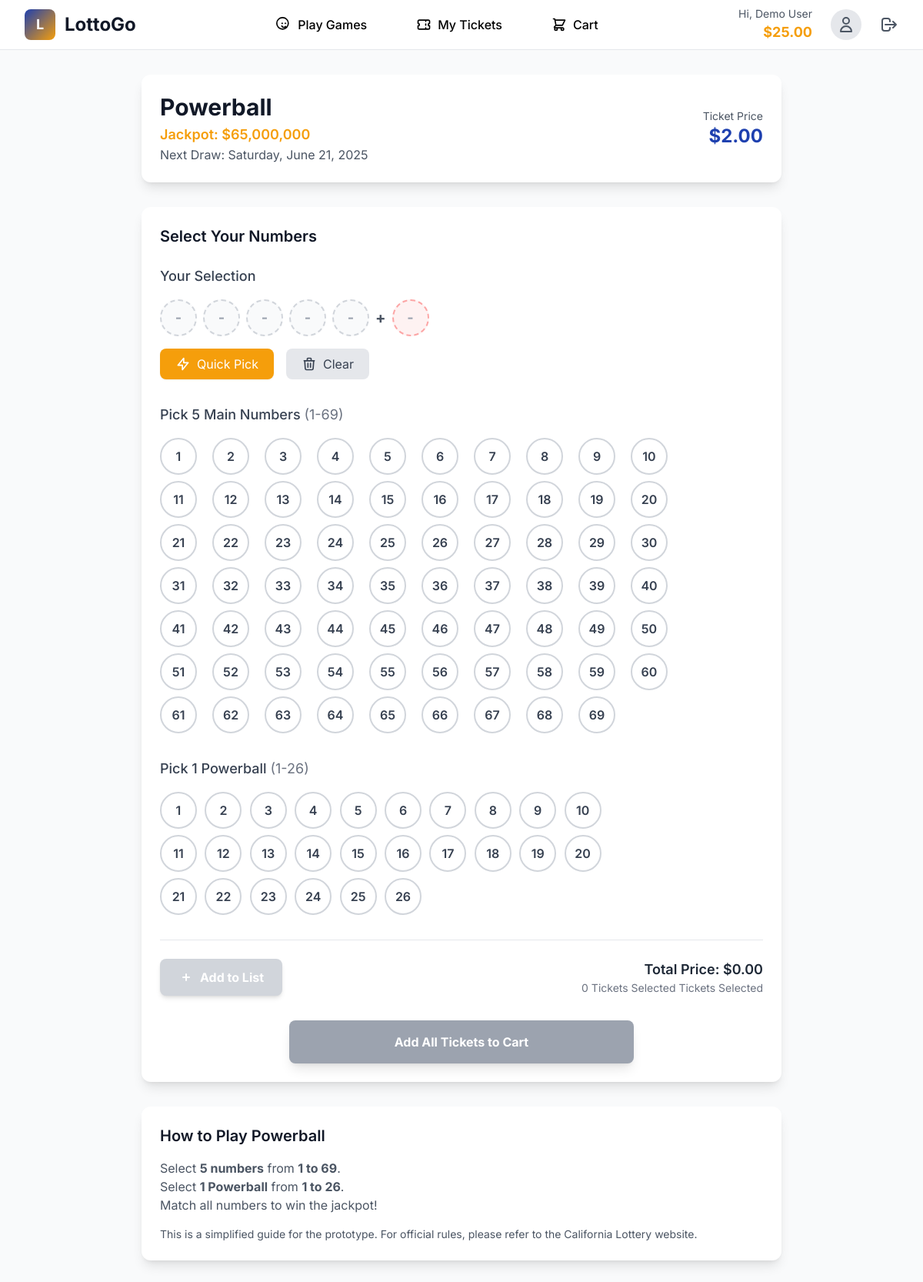
The app's page /play/powerball (signed in) with its own data.
### models.py (models this page shows)
class User(db.Model):
    __tablename__ = 'user'
    id: Mapped[int] = mapped_column(Integer, primary_key=True)
    email: Mapped[str] = mapped_column(String(120), unique=True, nullable=False)
    name: Mapped[str] = mapped_column(String(100), nullable=False)
    phone: Mapped[str] = mapped_column(String(20), nullable=True)
    password: Mapped[str] = mapped_column(String(100), nullable=False) # In a real app, this should be hashed
    is_identity_verified: Mapped[bool] = mapped_column(Boolean, default=False)
    wallet_balance: Mapped[float] = mapped_column(Float, default=0.0)
    tickets: Mapped[list["Ticket"]] = relationship(back_populates="user")
    favorite_numbers: Mapped[list["FavoriteNumber"]] = relationship(back_populates="user")

class Game(db.Model):
    __tablename__ = 'game'
    id: Mapped[str] = mapped_column(String(50), primary_key=True)
    name: Mapped[str] = mapped_column(String(100), nullable=False)
    jackpot: Mapped[str] = mapped_column(String(50))
    ticket_price: Mapped[float] = mapped_column(Float, nullable=False)
    draw_days: Mapped[str] = mapped_column(String(100)) # e.g., "Monday, Wednesday, Saturday"
    next_draw: Mapped[str] = mapped_column(String(100))
    main_numbers_count: Mapped[int] = mapped_column(Integer)
    main_numbers_range_low: Mapped[int] = mapped_column(Integer)
    main_numbers_range_high: Mapped[int] = mapped_column(Integer)
    special_ball_range_low: Mapped[int] = mapped_column(Integer, nullable=True)
    special_ball_range_high: Mapped[int] = mapped_column(Integer, nullable=True)
    special_ball_name: Mapped[str] = mapped_column(String(50), nullable=True) # e.g., "Powerball", "Mega Ball"

### app.py (the view)
@app.route('/play/<game_id>')
def number_selection(game_id):
    login_check = require_login()
    if login_check:
        return login_check
    user = get_current_user()
    game = db.session.get(Game, game_id)
    if not game:
        flash('Game not found!', 'error')
        return redirect(url_for('dashboard'))
    return render_template('number_selection.html', user=user, game=game)

### app.py (called while the page is built)
def is_logged_in():
    return 'user_id' in session

def get_current_user():
    if is_logged_in():
        return db.session.get(User, session['user_id'])
    return None

def require_login():
    if not is_logged_in():
        flash('Please log in to access this page.', 'error')
        return redirect(url_for('login'))
    return None

### templates/number_selection.html (shortened to what this page needs)
{% extends "base.html" %}
{% block extra_head %}
    <link rel="stylesheet" href="{{ url_for('static', filename='css/number_selection.css') }}">
{% endblock %}
{% block navigation %}
    {% include 'components/_dashboard_nav.html' %}
{% endblock %}
{% block content %}
<div class="min-h-screen bg-gray-50 py-8">
    <div class="max-w-4xl mx-auto px-4 sm:px-6 lg:px-8">
        {% include 'components/_game_header.html' %}
        <div id="number-selection-container"
             data-game-id="{{ game.id }}"
             data-main-numbers-count="{{ game.main_numbers_count }}"
             data-main-numbers-range="{{ [game.main_numbers_range_low, game.main_numbers_range_high] | tojson }}"
             data-special-ball-name="{{ game.special_ball_name }}"
             data-special-ball-range="{{ [game.special_ball_range_low, game.special_ball_range_high] | tojson }}"
             data-ticket-price="{{ game.ticket_price }}">
            {% include 'components/_number_selector.html' %}
        </div>
        {% include 'components/_game_rules.html' %}
    </div>
</div>
{% endblock %}

### templates/components/_dashboard_nav.html (shortened to what this page needs)
<nav class="bg-white shadow-sm border-b border-gray-200">
    <div class="max-w-7xl mx-auto px-4 sm:px-6 lg:px-8">
        <div class="flex justify-between items-center h-16">
            <div class="flex-shrink-0">
                <a href="{{ url_for('dashboard') }}" class="flex items-center">
                    <div class="w-10 h-10 bg-gradient-to-br from-lotto-blue to-lotto-gold rounded-lg flex items-center justify-center">
                        <span class="text-white font-bold text-lg">L</span>
                    </div>
                    <span class="ml-3 text-2xl font-bold text-gray-900">LottoGo</span>
                </a>
            </div>
            <div class="hidden md:flex items-center space-x-8">
                <a href="{{ url_for('dashboard') }}"
                   class="flex items-center space-x-2 px-4 py-2 rounded-lg transition-colors {% if request.endpoint == 'dashboard' %}nav-tab-active{% else %}nav-tab-inactive{% endif %}">
                    <svg class="w-5 h-5" fill="none" stroke="currentColor" viewBox="0 0 24 24">
                        <path stroke-linecap="round" stroke-linejoin="round" stroke-width="2" d="M14.828 14.828a4 4 0 01-5.656 0M9 10h1m4 0h1m-6 4h.01M19 10a9 9 0 11-18 0 9 9 0 0118 0z"></path>
                    </svg>
                    <span class="font-medium">Play Games</span>
                </a>
                <a href="{{ url_for('my_tickets') }}"
                   class="flex items-center space-x-2 px-4 py-2 rounded-lg transition-colors {% if request.endpoint == 'my_tickets' %}nav-tab-active{% else %}nav-tab-inactive{% endif %}">
                    <svg class="w-5 h-5" fill="none" stroke="currentColor" viewBox="0 0 24 24">
                        <path stroke-linecap="round" stroke-linejoin="round" stroke-width="2" d="M15 5v2m0 4v2m0 4v2M5 5a2 2 0 00-2 2v3a2 2 0 110 4v3a2 2 0 002 2h14a2 2 0 002-2v-3a2 2 0 110-4V7a2 2 0 00-2-2H5z"></path>
                    </svg>
                    <span class="font-medium">My Tickets</span>
                </a>
                <a href="{{ url_for('cart') }}"
                   class="relative flex items-center space-x-2 px-4 py-2 rounded-lg transition-colors {% if request.endpoint == 'cart' %}nav-tab-active{% else %}nav-tab-inactive{% endif %}">
                    <svg class="w-5 h-5" fill="none" stroke="currentColor" viewBox="0 0 24 24">
                        <path stroke-linecap="round" stroke-linejoin="round" stroke-width="2" d="M3 3h2l.4 2M7 13h10l4-8H5.4M7 13L5.4 5M7 13l-2.293 2.293c-.63.63-.184 1.707.707 1.707H17m0 0a2 2 0 100 4 2 2 0 000-4zm-8 2a2 2 0 11-4 0 2 2 0 014 0z"></path>
                    </svg>
                    <span class="font-medium">Cart</span>
                </a>
            </div>
            <div class="hidden md:flex items-center space-x-6">
                <div class="text-right">
                    <p class="text-sm text-gray-600">Hi, {{ user.name }}</p>
                    <p class="text-lg font-bold text-lotto-gold">${{ "%.2f"|format(user.wallet_balance) }}</p>
                </div>
                <a href="{{ url_for('account') }}">
                    <div class="w-10 h-10 bg-gray-200 rounded-full flex items-center justify-center">
                        <svg class="w-6 h-6 text-gray-600" fill="none" stroke="currentColor" viewBox="0 0 24 24">
                            <path stroke-linecap="round" stroke-linejoin="round" stroke-width="2" d="M16 7a4 4 0 11-8 0 4 4 0 018 0zM12 14a7 7 0 00-7 7h14a7 7 0 00-7-7z"></path>
                        </svg>
                    </div>
                </a>
                <a href="{{ url_for('logout') }}"
                   class="text-gray-600 hover:text-red-600 transition-colors">
                    <svg class="w-6 h-6" fill="none" stroke="currentColor" viewBox="0 0 24 24">
                        <path stroke-linecap="round" stroke-linejoin="round" stroke-width="2" d="M17 16l4-4m0 0l-4-4m4 4H7m6 4v1a3 3 0 01-3 3H6a3 3 0 01-3-3V7a3 3 0 013-3h4a3 3 0 013 3v1"></path>
                    </svg>
                </a>
            </div>
        </div>
    </div>
</nav>

### templates/components/_game_header.html
<div class="bg-white rounded-xl shadow-lg p-6 mb-8">
    <div class="flex items-center justify-between">
        <div>
            <h1 class="text-3xl font-bold text-gray-900">{{ game.name }}</h1>
            <p class="text-lg text-lotto-gold font-semibold mt-1">Jackpot: {{ game.jackpot }}</p>
            <p class="text-gray-600">Next Draw: {{ game.next_draw }}</p>
        </div>
        <div class="text-right">
            <p class="text-sm text-gray-600">Ticket Price</p>
            <p class="text-2xl font-bold text-lotto-blue">${{ "%.2f"|format(game.ticket_price) }}</p>
        </div>
    </div>
</div>

### templates/components/_number_selector.html (shortened to what this page needs)
<div class="bg-white rounded-xl shadow-lg p-6 mb-8">
    <h2 class="text-xl font-semibold text-gray-900 mb-6">Select Your Numbers</h2>
    <div class="mb-8">
        <h3 class="text-lg font-medium text-gray-700 mb-4">Your Selection</h3>
        <div class="flex items-center space-x-2 mb-4 flex-wrap">
            <div id="selected-numbers-display" class="flex space-x-2">
                {% for i in range(game.main_numbers_count) %}
                <div id="selected-main-{{ i + 1 }}"
                     class="w-12 h-12 border-2 border-dashed border-gray-300 rounded-full flex items-center justify-center text-lg font-bold text-gray-400 bg-gray-50 transition-all">
                </div>
                {% endfor %}
            </div>
            {% if game.special_ball_name %}
            <div class="mx-2">
                <span class="text-gray-600 font-bold text-xl">+</span>
            </div>
            <div id="selected-special-display" class="flex space-x-2">
                <div id="selected-special"
                     class="w-12 h-12 border-2 border-dashed border-red-300 rounded-full flex items-center justify-center text-lg font-bold text-gray-400 bg-red-50 transition-all">
                </div>
            </div>
            {% endif %}
        </div>
        <div class="flex space-x-4 mb-6">
            <button id="quick-pick-btn"
                    class="bg-lotto-gold text-white px-5 py-2 rounded-lg hover:bg-yellow-600 transition-colors shadow-sm flex items-center">
                <svg class="w-5 h-5 mr-2" fill="none" stroke="currentColor" viewBox="0 0 24 24"><path stroke-linecap="round" stroke-linejoin="round" stroke-width="2" d="M13 10V3L4 14h7v7l9-11h-7z"></path></svg>
                Quick Pick
            </button>
            <button id="clear-btn"
                    class="bg-gray-200 text-gray-700 px-5 py-2 rounded-lg hover:bg-gray-300 transition-colors flex items-center">
                 <svg class="w-5 h-5 mr-2" fill="none" stroke="currentColor" viewBox="0 0 24 24"><path stroke-linecap="round" stroke-linejoin="round" stroke-width="2" d="M19 7l-.867 12.142A2 2 0 0116.138 21H7.862a2 2 0 01-1.995-1.858L5 7m5 4v6m4-6v6m1-10V4a1 1 0 00-1-1h-4a1 1 0 00-1 1v3M4 7h16"></path></svg>
                Clear
            </button>
        </div>
    </div>
    <div class="mb-8">
        <h3 class="text-lg font-medium text-gray-700 mb-4">
            Pick {{ game.main_numbers_count }} Main Numbers
            <span class="font-normal text-gray-500">({{ game.main_numbers_range_low }}-{{ game.main_numbers_range_high }})</span>
        </h3>
        <div class="grid grid-cols-7 sm:grid-cols-10 gap-2 max-w-2xl">
            {% for num in range(game.main_numbers_range_low, game.main_numbers_range_high + 1) %}
            <button class="main-number-btn number-btn" data-number="{{ num }}">
                {{ num }}
            </button>
            {% endfor %}
        </div>
    </div>
    <div class="mb-8">
        <h3 class="text-lg font-medium text-gray-700 mb-4">
            Pick 1 {{ game.special_ball_name }}
            <span class="font-normal text-gray-500">({{ game.special_ball_range_low }}-{{ game.special_ball_range_high }})</span>
        </h3>
        <div class="grid grid-cols-7 sm:grid-cols-10 gap-2 max-w-xl">
            {% for num in range(game.special_ball_range_low, game.special_ball_range_high + 1) %}
            <button class="special-number-btn number-btn special-btn" data-number="{{ num }}">
                {{ num }}
            </button>
            {% endfor %}
        </div>
    </div>
    <div class="mt-8 pt-6 border-t border-gray-200 flex items-center justify-between">
        <button id="add-to-list-btn"
                class="bg-lotto-blue text-white font-bold py-3 px-6 rounded-lg hover:bg-blue-700 transition-colors shadow-md disabled:bg-gray-300 disabled:cursor-not-allowed flex items-center">
            <svg class="w-5 h-5 mr-2" fill="currentColor" viewBox="0 0 20 20"><path d="M10 5a1 1 0 011 1v3h3a1 1 0 110 2h-3v3a1 1 0 11-2 0v-3H6a1 1 0 110-2h3V6a1 1 0 011-1z"></path></svg>
            Add to List
        </button>
        <div class="text-right">
            <p class="text-lg font-semibold text-gray-800">Total Price: <span id="total-price-display">$0.00</span></p>
            <p class="text-sm text-gray-500"><span id="ticket-count-display">0</span> Tickets Selected</p>
        </div>
    </div>
    <div class="mt-8 text-center">
        <button id="add-all-to-cart-btn" class="w-full max-w-md bg-green-500 text-white font-bold py-4 px-8 rounded-lg hover:bg-green-600 transition-colors shadow-lg disabled:bg-gray-400 disabled:cursor-not-allowed">
            Add All Tickets to Cart
        </button>
    </div>
</div>

### templates/components/_game_rules.html
<div class="bg-white rounded-xl shadow-lg p-6">
    <h2 class="text-xl font-semibold text-gray-900 mb-4">How to Play {{ game.name }}</h2>
    <div class="prose max-w-none text-gray-600">
        <ul>
            <li>Select <strong>{{ game.main_numbers_count }} numbers</strong> from <strong>{{ game.main_numbers_range_low }} to {{ game.main_numbers_range_high }}</strong>.</li>
            {% if game.special_ball_name %}
            <li>Select <strong>1 {{ game.special_ball_name }}</strong> from <strong>{{ game.special_ball_range_low }} to {{ game.special_ball_range_high }}</strong>.</li>
            {% endif %}
            <li>Match all numbers to win the jackpot!</li>
        </ul>
        <p class="text-sm mt-4">This is a simplified guide for the prototype. For official rules, please refer to the California Lottery website.</p>
    </div>
</div>

### static/css/number_selection.css (style rules this page uses)
.number-btn { width: 3rem; height: 3rem; display: flex; align-items: center; justify-content: center; border-radius: 9999px; border-width: 2px; border-color: #D1D5DB; color: #374151; font-weight: 600; transition: background-color 0.2s, color 0.2s, border-color 0.2s; cursor: pointer; }

### records on screen
User: name "Demo User", wallet_balance "25.00"
Game: name "Powerball", jackpot "$65,000,000", next_draw "Saturday, June 21, 2025", ticket_price "2.00", main_numbers_count "5", main_numbers_range_low "1", main_numbers_range_high "69", special_ball_name "Powerball", special_ball_range_low "1", special_ball_range_high "26"

### other values on screen
{{ num }} "1" "2" "3" "4" "5" "6" "7" "8" "9" "10" "11" "12" "13" "14" "15" "16" "17" "18" "19" "20" "21" "22" "23" "24" "25" "26" "27" "28" "29" "30" "31" "32" "33" "34" "35" "36" "37" "38" "39" "40" "41" "42" "43" "44" "45" "46" "47" "48" "49" "50" "51" "52" "53" "54" "55" "56" "57" "58" "59" "60" "61" "62" "63" "64" "65" "66" "67" "68" "69"
{{ num }} "1" "2" "3" "4" "5" "6" "7" "8" "9" "10" "11" "12" "13" "14" "15" "16" "17" "18" "19" "20" "21" "22" "23" "24" "25" "26"
